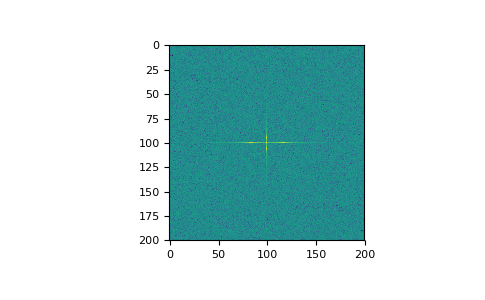

Generate this figure with Python:
a = np.mgrid[:3, :3, :3][0]
np.fft.fftn(a, axes=(1, 2))
# array([[[  0.+0.j,   0.+0.j,   0.+0.j],
# [  0.+0.j,   0.+0.j,   0.+0.j],
# [  0.+0.j,   0.+0.j,   0.+0.j]],
# [[  9.+0.j,   0.+0.j,   0.+0.j],
# [  0.+0.j,   0.+0.j,   0.+0.j],
# [  0.+0.j,   0.+0.j,   0.+0.j]],
# [[ 18.+0.j,   0.+0.j,   0.+0.j],
# [  0.+0.j,   0.+0.j,   0.+0.j],
# [  0.+0.j,   0.+0.j,   0.+0.j]]])
np.fft.fftn(a, (2, 2), axes=(0, 1))
# array([[[ 2.+0.j,  2.+0.j,  2.+0.j],
# [ 0.+0.j,  0.+0.j,  0.+0.j]],
# [[-2.+0.j, -2.+0.j, -2.+0.j],
# [ 0.+0.j,  0.+0.j,  0.+0.j]]])

import matplotlib.pyplot as plt
[X, Y] = np.meshgrid(2 * np.pi * np.arange(200) / 12,
                     2 * np.pi * np.arange(200) / 34)
S = np.sin(X) + np.cos(Y) + np.random.uniform(0, 1, X.shape)
FS = np.fft.fftn(S)
plt.imshow(np.log(np.abs(np.fft.fftshift(FS))**2))
# <matplotlib.image.AxesImage object at 0x...>
plt.show()
